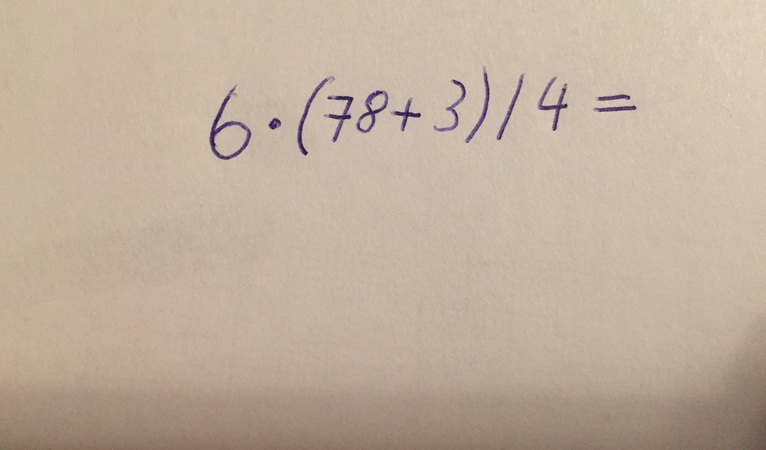
%> input picture code/testset/66.jpg, 766 x 450 px
$ octave rotation.m   (GNU Octave 9; MATLAB toolbox functions it lacks are replaced by stand-ins)
%> lines starting %> are read from the running program, lines starting %| are printed output that depends on the picture; in (x1, y1, x2, y2) boxes, pixels count from 0 and x2, y2 are one past the last pixel; in counts of white or black regions, pixels touching at a corner belong together; the program's own positions count from 1
%> further down, image is the input picture: size 450x766x3 uint8; mean R, G, B 192.8, 175.1, 158.2
### code/otsu.m
%Author: Oskar Perl
%
%Description:
%'otsu' converts the input image into a binaray image using otsus method
%to determin the optimal threschold
%returns a binary image
%
function[img] = otsu(image)

%% pre-processing
I1 = image;

I2  = imcomplement(rgb2gray(I1)); % invert image and convert to grayscale
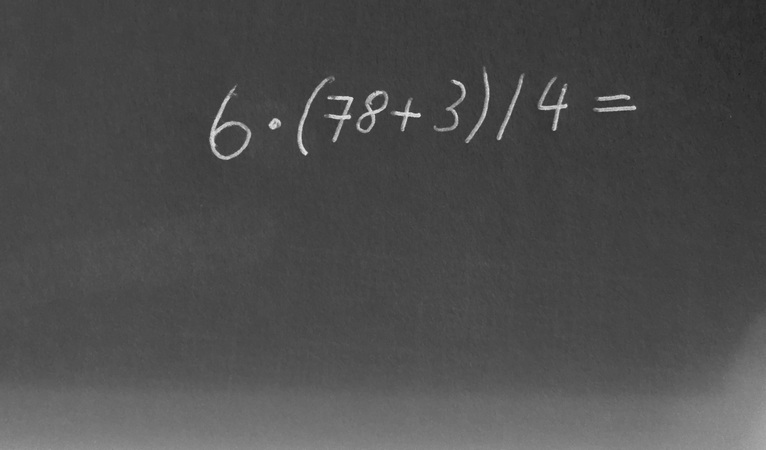
%> I2: size 450x766 uint8; min 30, max 230, mean 76.6

background = imopen(I2,strel('disk',15));%approximate background

I3 = I2 - background; % subtract background from image

I4 = imadjust(I3); % increasing contrast
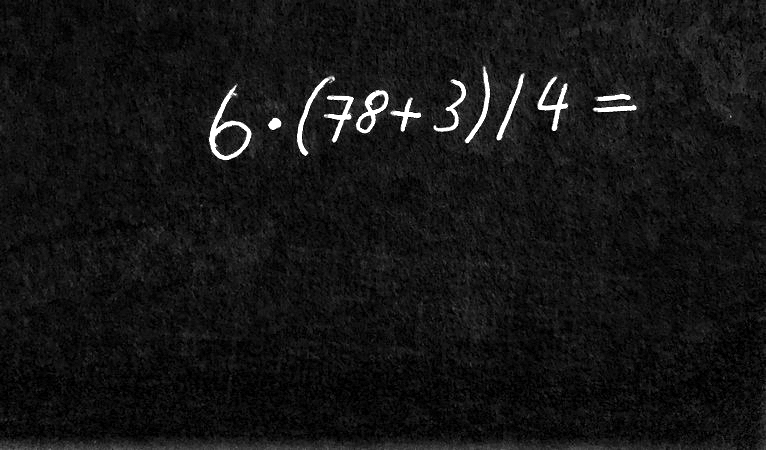
%> I4: size 450x766 uint8; min 0, max 255, mean 21.1

%% OTSU thresholding

histValues = imhist(I4,256)/ numel(I4); %normalized histogram
%> histValues = 256 values, max 0.168 at index 18, min 0 at index 2, mean 0.00391

mK = 0;
w0 = 0;
max = 0.0;
mT = dot( (0:255) , histValues ); %total mean level
%> mT = 21.13

for i = 1:256

    %probabilities of class occurrence
    w0 = w0 + histValues(i);
    w1 = 1 - w0;

    % prevent division by zero
    if (w0 == 0 || w1 == 0)
        continue;
    end

    mK = mK + ( (i-1) * histValues(i) );

    %class mean levels
    m0 = (mK / w0);
    m1 = (mT - mK) / w1;

    %between class variance
    between = w0 * w1 * (m0 - m1) ^ 2;

    %checking if current between class variance is a maximum
    if ( between >= max )
        level = i; %Setting the threshold level to the current value of i
        max = between;

    end
end
%> this loop made 256 passes
%> (w0, w1, mK, m0, m1, between, max) on passes 1 to 12: (0.0456, 0.954, 0, 0, 22.14, 21.32, 21.32), (0.0456, 0.954, 0, 0, 22.14, 21.32, 21.32), (0.0456, 0.954, 0, 0, 22.14, 21.32, 21.32), (0.0456, 0.954, 0, 0, 22.14, 21.32, 21.32), (0.116, 0.884, 0.282, 2.43, 23.58, 45.89, 45.89), (0.116, 0.884, 0.282, 2.43, 23.58, 45.89, 45.89), (0.116, 0.884, 0.282, 2.43, 23.58, 45.89, 45.89), (0.116, 0.884, 0.282, 2.43, 23.58, 45.89, 45.89), (0.235, 0.765, 1.24, 5.25, 26.02, 77.58, 77.58), (0.235, 0.765, 1.24, 5.25, 26.02, 77.58, 77.58), (0.235, 0.765, 1.24, 5.25, 26.02, 77.58, 77.58), (0.235, 0.765, 1.24, 5.25, 26.02, 77.58, 77.58)
%> after the loop, level = 134; mK = 21.13; max = 618.5; w0 = 1
%% post-processing

im = im2bw(I4,level/256); % convert to binary image using the threschold
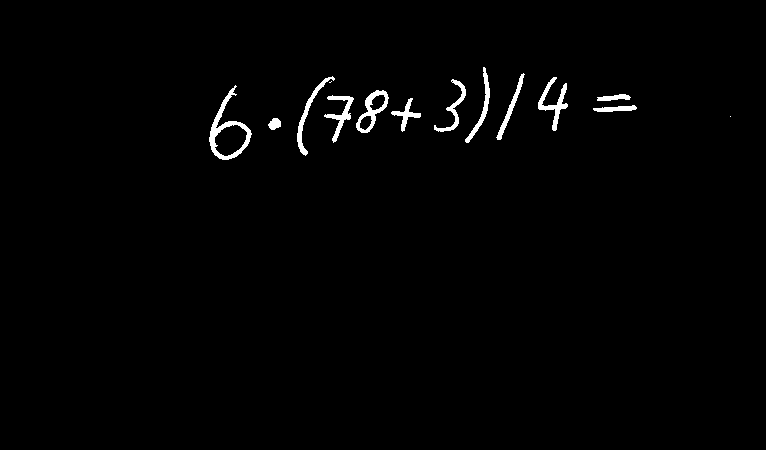
%> im: size 450x766 logical; 1.2% white; 14 white regions (2 under 20 px), largest, box (x1, y1, x2, y2) and area: (209, 85, 252, 160) 749, (538, 77, 568, 131) 473, (356, 90, 389, 133) 468

im = bwareaopen(im, 50); % remove noise

im_r = imcomplement(im);

img = im_r ;


end

### code/cleaning.m
%
%Cleaning
%
%Author: Viktoria Pundy
%Method gets an input and colours every pixel on the edge with the colour of
%the background
%returns picture the size of input
function[result]=cleaning(input)
%picture gets four additional rows for processing the picture.
input = changeSize(input);
%> in changeSize, `image(3:size(image,1)-2,3:size(image,2)-2) = input(:,:);`:
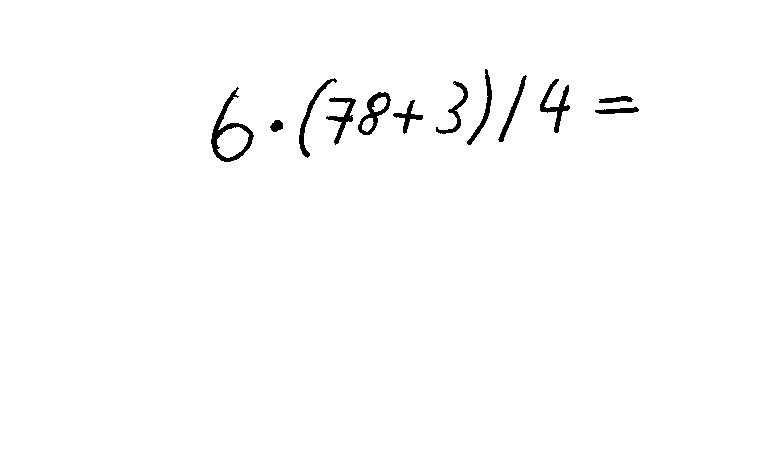
%> image: size 454x770 double; values 0 (black) and 1 (white), 98.8% white; 12 black regions, largest, box (x1, y1, x2, y2) and area: (211, 87, 254, 162) 749, (540, 79, 570, 133) 473, (358, 92, 391, 135) 468
q = zeros(2,0);
for i=3:size(input, 1)-2
    %first column/last column of initial picture (third of enlarged image)
    if (input(i,3)==0)
        input(i,3)=1;
        q = addItem(q, i, 3);
    end
    if (input(i,size(input,2)-2)==0)
       input(i,size(input,2)-2)=1;
       q = addItem(q, i, size(input,2)-2);
    end
end
for i = 3:size(input,2)-2
    %first row/last row of initial picture (third of enlarged image)
     if (input(3,i)==0)
        input(3,i) = 1;
        q = addItem(q, 3, i);
    end
    if (input(size(input,1)-2,i)==0)
        input(size(input,1)-2,i)=1;
        q = addItem(q, size(input,1)-2, i);
    end
end
%while queue is not empty, the neighbours of at least one pixel have to be
%checked
while (size(q,2)~=0)
    [q, item] = pullItem(q);
    for y=-2:2
        for z=-2:2
            %if neighbour is white, pixel is added to queue.
            if (input(item(1,1)+y,item(1,2)+z)==0)
                input(item(1,1)+y,item(1,2)+z)=1;
                q = addItem(q, item(1,1)+y, item(1,2)+z);
            end
        end
    end
end
%result is processed picture without additional rows/columns.
result = input(3:end-2,3:end-2);
end

%adds an item to the queue
function[q]=addItem(q, r, c)
q(:,size(q,2)+1)=[r, c];
end

%removes first item in queue and returns it and new queue
% [4 lines left out: function pullItem, not called in this run]

%adds four additional rows and columns
function [image] = changeSize(input)
image = ones(size(input,1)+4, size(input,2)+4);
image(3:size(image,1)-2,3:size(image,2)-2) = input(:,:);
end

### code/imalign.m
%Author: Björn Zehetbauer
%
%Description:
%'imalign' rotates the input-image, which shows a one-line-string and aligns
%this string horizontally. The rotaion occurs in steps with the specified
%degrees till it reaches 180°. In each step we calculate the maximum of the
%vertical-projection. For runtime-efficiency the input-image can be scaled.
%Finally we return the rotated input-image (original size) with the highest
%projection-sum and the consequentally best angle for alignment.
%(The aligned string could be upsidedown.)
%
%Parameter:
%image  ..... The input-image which should be aligned.
%degree ..... The degrees we rotate the image with in every step.
%             The smaller the number, the longer then runtime.
%             (Steps: 180/degree)
%             'degree' could also be negative (direction of rotation).
%scale  ..... For runtime-efficiency the input-image can be scaled. The
%             final rotation will be calulated with the original size of
%             the input-image.
%
%Return:
%The aligned image
%(Could be upsidedown; Could be bigger then the original)

function ret = imalign(image, degree, scale)
%> called with degree = 5, scale = 0.1
    image_align = image;
    if scale ~= 1.0
        image_align = imresize(image, scale);
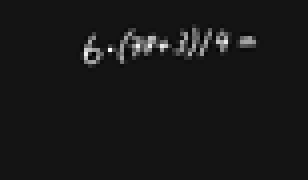
%> image_align: size 45x77 double (shown 4 times larger); min -0.0631, max 0.729, mean 0.0123; drawn with min black and max white
    end
    verticalProfile = sum2(image_align, 2);
    counter = max(verticalProfile);
    max_counter = counter;
    degree_counter = 0;
    max_degree = 0;
    while abs(degree_counter) <= 180
        degree_counter = degree_counter + degree;
        temp_image = imrotate2(image_align, degree_counter);
        verticalProfile = sum2(temp_image, 2);
        counter = max(verticalProfile);

        if counter > max_counter
            max_degree = degree_counter;
            max_counter = counter;
        end
    end
    ret =  imrotate2(image, max_degree);
end

### code/sum2.m
%Author: Bj鰎n Zehetbauer
%
%Description:
%'sum2' retruns an array of added up element-values from the specified
%dimension.
%
%Parameter:
%mat ..... The matrix which shoud be projected.
%dim ..... 1: Sum over all rows
%          2: Sum over all columns
%          else: returns the input matrix
%
%Return:
%Array of sums.

function ret = sum2(mat, dim)
%> called with dim = 2

    if dim == 1
        ar_size = size(mat, 2);
        mat_size = size(mat,1);
        count = zeros(1,ar_size);
    elseif dim == 2
        ar_size = size(mat, 1);
%> ar_size = 45
        mat_size = size(mat,2);
%> mat_size = 77
        count = zeros(ar_size,1);
    else
        ret = mat;
        return
    end

    for x = 1:ar_size
        for y = 1:mat_size
            if dim == 1
                count(x) = count(x) + mat(y, x);
            elseif dim == 2
                count(x) = count(x) + mat(x, y);
            end
        end
    end
%> after the loop, count = 45 values, max 8.59 at index 11, min -0.0153 at index 18, mean 0.951
    ret = count;
%> ret has the same summary as count
end

### code/imrotate2.m
%Author: Bj鰎n Zehetbauer
%
%Description:
%'imrotate2' rotates the input-image with the specified angle. The origin
%is the center of the image. First we calculate the coordinates of the
%rotated corner-pixels. Consequentally we get an offset and the new
%image-size. Now each pixel-value will be set to its new position.
%Given that the rotation could return non-integer-coordinates the rotated
%image could have holes (unmapped pixels). To counteract on this problem
%the rotation function gives us the floor- as well as the ceil-value of the
%pixel-coordinate to set the new position. Finally we return the rotated
%image.
%
%Parameter:
%image  ..... The input-image which should be rotated.
%degree ..... The degrees we rotate the image with.
%
%Return:
%The rotated image

function ret = imrotate2(image, degree)

    image_size = size(image);

    center = [round(image_size(1)/2), round(image_size(2)/2)];

    tl = rotatePixel(1, center(1), 1, center(2), degree);
    tr = rotatePixel(1, center(1), image_size(2), center(2), degree);
    bl = rotatePixel(image_size(1), center(1), 1, center(2), degree);
    br = rotatePixel(image_size(1), center(1), image_size(2), center(2), degree);

    offset = [min([tl(1), tr(1), bl(1), br(1)]) - 1, min([tl(2), tr(2), bl(2), br(2)]) - 1];
    new_size = [max([tl(3), tr(3), bl(3), br(3)]) - offset(1), max([tl(4), tr(4), bl(4), br(4)]) - offset(2)];

    image_rot = zeros(new_size(1),new_size(2));

    for row = 1:image_size(1)
        for col = 1:image_size(2)
            pixel = rotatePixel(row, center(1), col, center(2), degree);
            image_rot(pixel(1) - offset(1), pixel(2) - offset(2)) = image(row,col);
            image_rot(pixel(3) - offset(1), pixel(4) - offset(2)) = image(row,col);
        end
    end

    ret = image_rot;
end

%Author: Bj鰎n Zehetbauer
%
%Description:
%'rotatePixel' rotates a pixel-coordinate with the specified angle and
%origin. Given that the rotation could return non-integer-coordinates, this
%function returns an array of floor- and ceil-values of the
%pixel-coordinate.
%
%Parameter:
%x1  ..... x-coordinate of the pixel.
%x0  ..... x-coordinate of the origin.
%y1  ..... y-coordinate of the pixel.
%y0  ..... y-coordinate of the origin.
%degree ..... The degrees we rotate the image with.
%
%Return:
%Array of floor- and ceil-values of the pixel-coordinate.

function ret = rotatePixel(x1, x0, y1, y0, degree)
    ret = [floor(cosd(degree) * (x1 - x0) - sind(degree) * (y1 - y0) + x0), ...
           floor(sind(degree) * (x1 - x0) + cosd(degree) * (y1 - y0) + x0), ...
           ceil(cosd(degree) * (x1 - x0) - sind(degree) * (y1 - y0) + x0), ...
           ceil(sind(degree) * (x1 - x0) + cosd(degree) * (y1 - y0) + x0)];
end

### code/rotation.m
image = imread('testset/66.JPG');

imageBin = otsu(image);
imageCl = cleaning(imageBin);
% figure
% imshow(imageCl);

%Geometrische Transformation
imageRot = imalign(1- imageCl, 5, 0.1);
%> in imalign, `verticalProfile = sum2(image_align, 2);`: verticalProfile has the same summary as count in sum2
%> in imalign, `counter = max(verticalProfile);`: counter = 8.59
%> (the run ends here)
